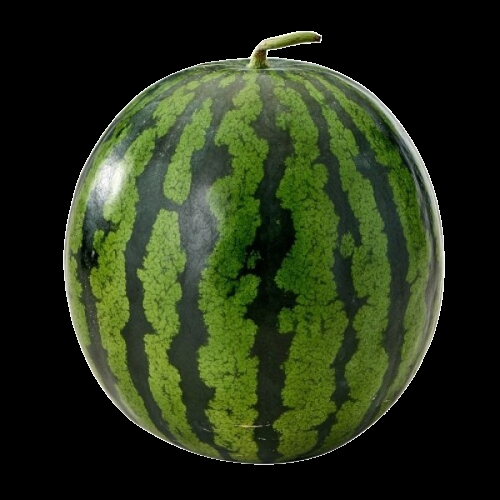
//> input picture OpenCVProject/data/watermelon.png, 500 x 500 px
$ ./FruitShoot   (built with g++ and OpenCV 4)
//> lines starting //> are read from the running program, lines starting //| are printed output that depends on the picture; after the words box and inside, x2 and y2 are one past the last pixel; in counts of white or black regions, pixels touching at a corner belong together; pictures that were not available may be replaced by others from this repository, and a replacement may not be noted
#include <iostream>
#include <opencv2/opencv.hpp>

#define height 570
#define width 500

int rotate = 0;

cv::Mat img = cv::Mat(height, width, CV_8UC3, cv::Scalar(0, 0, 0));
cv::Mat img_set = cv::Mat(height, width, CV_8UC3, cv::Scalar(0, 0, 0));

cv::Mat img_watermelon_cut = cv::imread("C:\\Users\\rkeld\\LDS\\OPENCV\\workspace\\OpenCVProject\\data\\wcut.png");
cv::Mat img_banana_cut = cv::imread("C:\\Users\\rkeld\\LDS\\OPENCV\\workspace\\OpenCVProject\\data\\bcut.png");

cv::Point location_text(width - 170, 30);
cv::Point location_text_score(width - 60, 30);

int font = cv::FONT_HERSHEY_SIMPLEX;
int fontscale = 1.5;

int count_score = 0;
int count_life = 3;

char mystr_score[50] = { '0' };
char mystr_life[5] = { '0' };

int random[5] = { 0 };

// [6 lines left out: function Clickget, not called in this run]

void start_screen()
{
    cv::Mat img_start = cv::imread("C:\\Users\\rkeld\\LDS\\OPENCV\\workspace\\OpenCVProject\\data\\start.png");
    cv::resize(img_start, img_start, cv::Size(height, width));
    cv::cvtColor(img_start, img_start, cv::COLOR_BGR2GRAY);
    cv::threshold(img_start, img_start, 200, 255, cv::THRESH_BINARY_INV);
    cv::putText(img_start, "Press on your key", cv::Point(170, 260), 5, fontscale, cv::Scalar(255, 255, 255));

    while (1)
    {
        int key = cv::waitKey(0);
        imshow("image", img_start);

        if (key != -1)
            break;
    }
}

// [83 lines left out: functions game_clear, game_lose, mouse_callback, not called in this run]

int main()
{
    cv::Point location_life(width - 170, 60); //찬스 텍스트 위치
    cv::Point location_life_score(width - 40, 60); //찬스 숫자 위치
    cv::Point location_level(0, 40); //레벨 위치

    cv::Mat img_watermelon = cv::imread("C:\\Users\\rkeld\\LDS\\OPENCV\\workspace\\OpenCVProject\\data\\watermelon.png");
//> img_watermelon is the input picture: 500 rows x 500 cols, CV_8UC3; mean B, G, R 25.1, 50.2, 39.5
    cv::Mat img_banana = cv::imread("C:\\Users\\rkeld\\LDS\\OPENCV\\workspace\\OpenCVProject\\data\\banana.png");
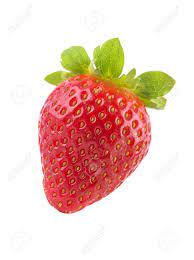
//> input picture OpenCVProject/data/strawberry.jpg, 194 x 260 px, given in place of banana.png, which was not available
//> img_banana is the input picture: 260 rows x 194 cols, CV_8UC3; mean B, G, R 197.2, 206.8, 237

    cv::resize(img_watermelon, img_watermelon, cv::Size(100, 100));
//> img_watermelon: 100 rows x 100 cols, CV_8UC3
    cv::resize(img_banana, img_banana, cv::Size(100, 100));
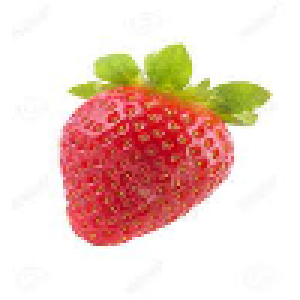
//> img_banana: 100 rows x 100 cols, CV_8UC3 (shown 3 times larger); mean B, G, R 197.1, 206.7, 237

    cv::Mat wm, img_wrotated, img_wrotated1;
    cv::Mat bm, img_brotated, img_brotated1;

    start_screen();
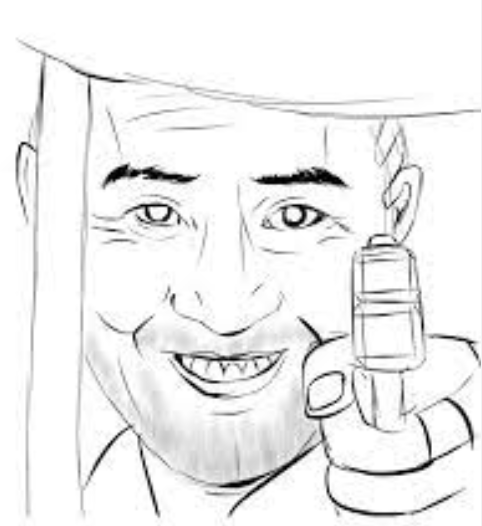
//> input picture OpenCVProject/data/start.PNG, 482 x 526 px
//> in start_screen, img_start is the input picture: 526 rows x 482 cols, CV_8UC3; mean B, G, R 238.6, 238.6, 238.6
//> in start_screen, `cv::threshold(img_start, img_start, 200, 255, cv::THRESH_BINARY_INV);`:
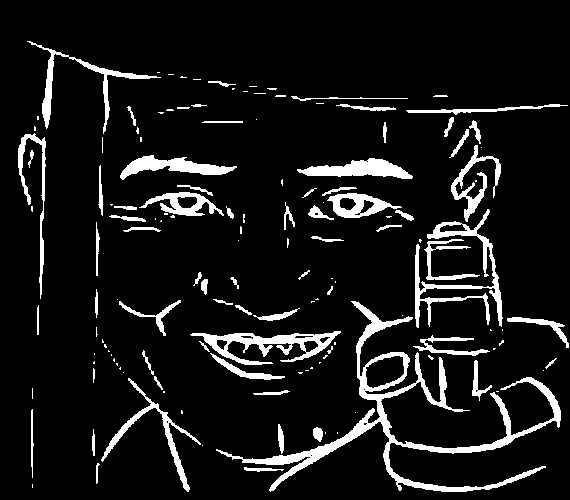
//> img_start: 500 rows x 570 cols, CV_8UC1; 9.1% white; 141 white regions (72 under 20 px), largest, box (x1, y1, x2, y2) and area: (216, 301, 561, 492) 6714, (415, 209, 503, 328) 2077, (190, 331, 341, 365) 1840
//> in start_screen, `cv::putText(img_start, "Press on your key", cv::Point(170, 260), 5, fo..`:
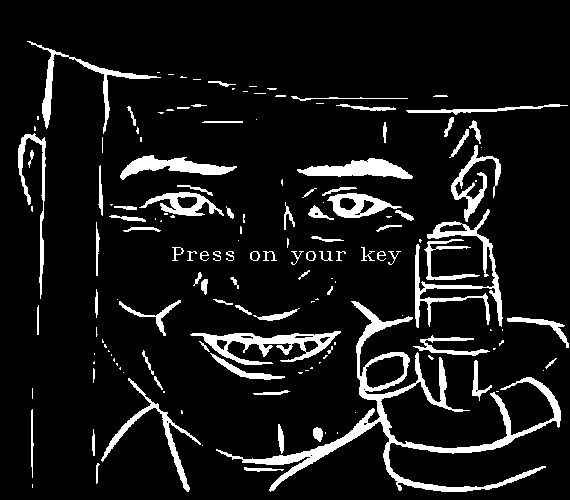
//> img_start: 500 rows x 570 cols, CV_8UC1; 9.4% white; 155 white regions (72 under 20 px), largest, box (x1, y1, x2, y2) and area: (216, 301, 561, 492) 6714, (415, 209, 503, 328) 2077, (190, 331, 341, 365) 1840
//> the Esc key is pressed

    while (1)
    {

        int j = 0;
        img = cv::Scalar(0, 0, 0);

        int random_speed;

        wm = cv::getRotationMatrix2D(cv::Point(50, 50), -rotate, 1); //수박 이미지 시계방향으로 회전
        bm = cv::getRotationMatrix2D(cv::Point(50, 50), -rotate, 1);//바나ㅏ나 이미지 시계방향으로 회전

        cv::warpAffine(img_watermelon, img_wrotated, wm, cv::Size(100, 100)); // 이미지 회전
        cv::warpAffine(img_banana, img_brotated, bm, cv::Size(100, 100)); // 이미지 회전

        if (count_score < 300) //점수가 300점 미만이면
        {
            for (j = 0; j < 5; j++)
            {
                random_speed = rand() % 30; //랜덤으로 스피드

                random[j] += random_speed; // 스피드를 랜덤 배열에 저장하면서 누적

                if ((random[j] + 100 > 500)) // 최대 좌표가 넘어갈 시
                {
                    random[j] = 0; // 좌표 0으로 초기화
                    count_life--; // 목숨 깍임
                }
                if (j % 2 == 0)
                    img_wrotated.copyTo(img(cv::Rect(random[j], (j * 100) + 70, 100, 100))); //누적된 x좌표 및 y좌표에 수박 이미지 출력
                else if (j % 2 == 1)
                    img_brotated.copyTo(img(cv::Rect(random[j], (j * 100) + 70, 100, 100))); //누적된 x좌표 및 y좌표에 바나나 이미지 출력
            }
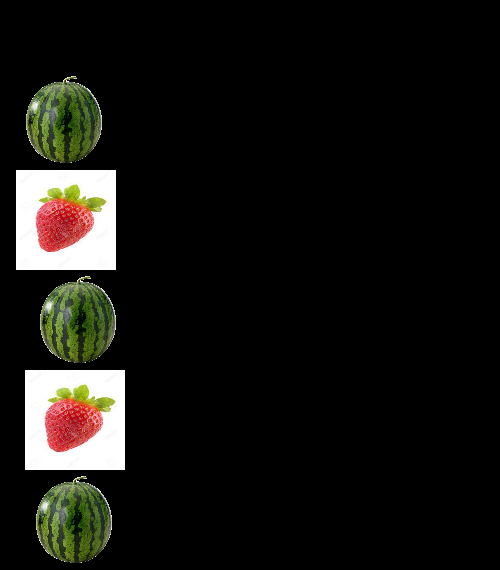
//> img: 570 rows x 500 cols, CV_8UC3; mean B, G, R 16.5, 19.8, 20.8
//> after the loop, count_life = 3
            cv::putText(img, "Level:1", location_level, 5, 2, cv::Scalar(255, 255, 0)); // 레벨1 텍스트 삽입

        }
        if (count_score >= 300) //점수가 300점 이상이면
        {
            for (j = 0; j < 5; j++)
            {
                random_speed = rand() % 45; //랜덤으로 스피드
                random[j] += random_speed;

                if ((random[j] + 100 > 500))
                {
                    random[j] = 0;
                    count_life--;
                }
                if (j % 2 == 0)
                    img_wrotated.copyTo(img(cv::Rect(random[j], (j * 100) + 70, 100, 100)));
                else if (j % 2 == 1)
                    img_brotated.copyTo(img(cv::Rect(random[j], (j * 100) + 70, 100, 100)));
            }
            cv::putText(img, "Level:2", location_level, 5, 2, cv::Scalar(255, 255, 0)); // 레벨2 텍스트 삽입
        }

        _itoa_s(count_score, mystr_score, 10); // int형 점수-> 정수를 문자로 저장
        _itoa_s(count_life, mystr_life, 10); // int 목숨-> 정수를 문자로 저장

        if (count_score >= 600)
        {
            game_clear();
        }


        cv::line(img, cv::Point(470, 62), cv::Point(470, 560), cv::Scalar(0, 0, 255), 2); //한계선 출력

        cv::putText(img, "Score: ", location_text, font, fontscale, cv::Scalar(0, 255, 0));
        cv::putText(img, mystr_score, location_text_score, font, fontscale, cv::Scalar(0, 255, 0)); // text 점수가 몇인지 출력
//> img: 570 rows x 500 cols, CV_8UC3; mean B, G, R 16.9, 20.4, 22.1

        cv::putText(img, "Chance: ", location_life, font, fontscale, cv::Scalar(0, 255, 255));
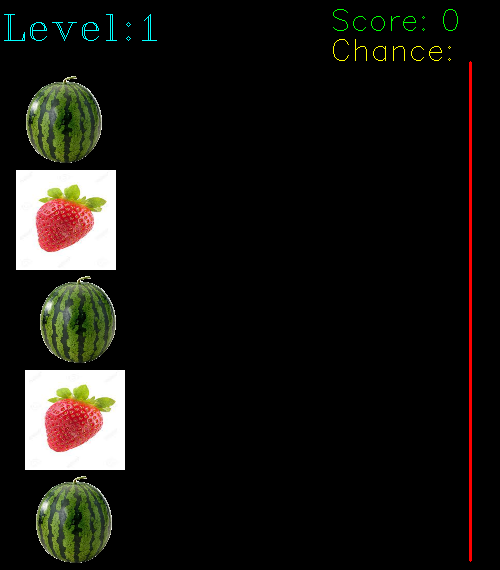
//> img: 570 rows x 500 cols, CV_8UC3; mean B, G, R 16.9, 20.7, 22.3
        cv::putText(img, mystr_life, location_life_score, font, fontscale, cv::Scalar(0, 255, 255)); // 기회 점수가 몇인지 출력
//> img: 570 rows x 500 cols, CV_8UC3; 48 pixels changed, all inside (x1, y1, x2, y2) = (463, 39, 478, 61)

        rotate += 2; // 2만큼 누적해서 회전
        imshow("image", img); // 그 이미지들을 다 출력

        cv::setMouseCallback("image", mouse_callback);

        if (count_life < 1)
        {
            game_lose();
            break;
        }
        cv::waitKey(100);
    }
}
